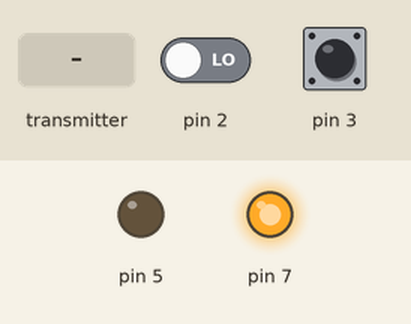
Bench run of a sketch on a simulated Arduino Uno, built with avr-gcc and run on an emulated ATmega328P. Shown: output pins drawn as LEDs (lit = HIGH). Dashed ring = blinking. Inputs (shaded band) come from the test bench; at power-on: pin 2 LOW, pin 3 LOW. No radio packets arrive unless stated; what the sketch prints to the serial monitor is not drawn.

Above: at 1.2 s.
1.3 s: the transmitter starts sending temperature = 0
At 1.8 s:
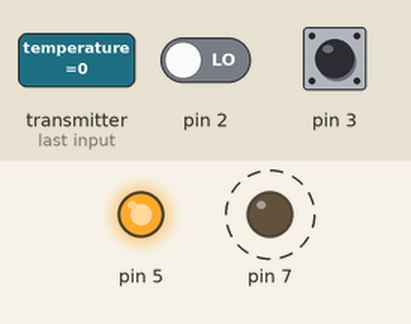
4.3 s: pin 2 driven HIGH
At 7.2 s:
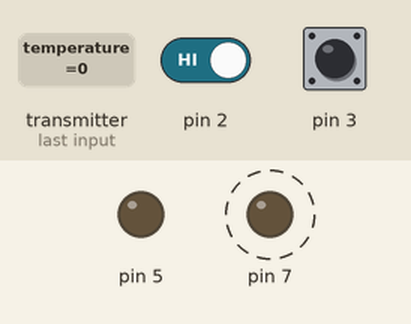
7.3 s: pin 3 driven HIGH
At 8.3 s:
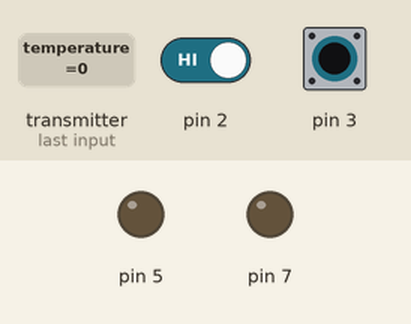
8.8 s: pin 3 driven LOW
At 9.9 s:
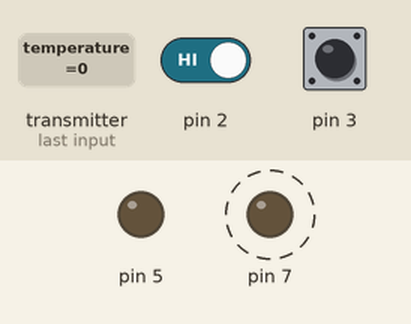
11.8 s: pin 2 driven LOW
At 14.6 s:
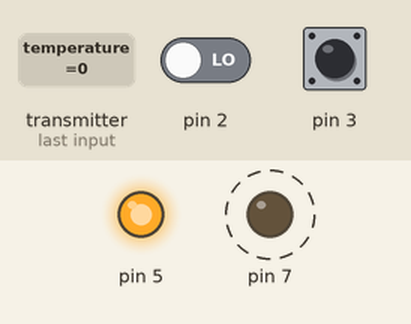
14.8 s: pin 3 pulsed HIGH 5 times (0.12 s each, 0.3 s apart)
Timing chart, 0 to 20.3 s (numbered marks = the images above; inputs shaded):
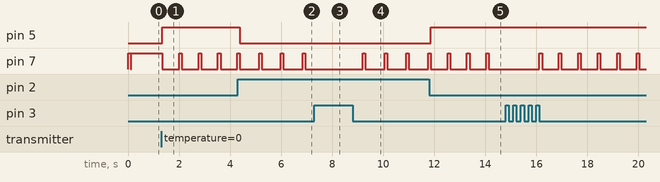

Measured:
- after the input at 1.3 s, pin 5: LOW → HIGH after 0.05 s; pin 7: alternates HIGH for 0.10 s and LOW for 0.66 s, starting after 0.05 s
- after the input at 4.3 s, pin 5: HIGH → LOW after 0.09 s
- after the input at 7.3 s, pin 7: stops changing and stays LOW
- after the input at 8.8 s, pin 7: alternates HIGH for 0.10 s and LOW for 0.75 s, starting after 0.40 s
- after the input at 11.8 s, pin 5: LOW → HIGH after 0.07 s

The sketch:

receiver.ino
```cpp
#include <nRF24L01.h>
#include <RF24.h>
#include <RF24_config.h>

RF24 receive (9,8);    // ce,csn                    //create object called receive
byte address [5] = "00001";                 //create an array with 5 elements, where each element is 1 byte;
int button = 2;
int button4 = 4;
int buttonState;
int buttonState7;


typedef struct
  {
    float temperature = 0;
    float humidity = 0;
    float pressure = 0;
    float altitude = 0;
    float ax = 0;
    float ay = 0;
    float az = 0;
    float gx = 0;
    float gy = 0;
    float gz = 0;

  }Package;

  Package data;


     int i=0;
     int p=0;


void setup() {
  Serial.begin(9600);
  Serial.print("Starting Receiver \n");
  receive.begin();
  receive.openReadingPipe(0,address);      //open reading pipe 0 at address 00001
  receive.setPALevel(RF24_PA_MIN);         //Set RF output to minimum
  receive.setDataRate(RF24_250KBPS);       //set datarate to 250kbps
  receive.setChannel(100);                 //set frequency to channel 100
  receive.startListening();
  pinMode(2,INPUT);
  pinMode(5,OUTPUT);
  pinMode(3,INPUT);
  pinMode(7,OUTPUT);


  }

void loop() {
  int buttonState7 = digitalRead(3);

  if(buttonState7 == 1){
    digitalWrite(7,LOW);

  }
  else{
    //delay1();
                digitalWrite(7,HIGH);
                delay(100);
                digitalWrite(7,LOW);

  }

  if (receive.available())                //check when received data available
  {
   int buttonState = digitalRead(2);


                               if(buttonState == 0){

                                  secondPhase();
                                  }
                                else{
                                   firstPhase();
                                 }
 }

}


void secondPhase(){
                                                 digitalWrite(5,HIGH);
                                                 Serial.println("MARTION ZONE && LUNAR ZONE");

                                                 p++;
                                                 Serial.print("S.N  ");
                                                 Serial.print(p);
                                                 Serial.print("   ");


                                            receive.read(&data, sizeof(data));
                                            Serial.print("Temperature: ");
                                            Serial.print(data.temperature);                //print data to serial monitor
                                            Serial.print(" °C    ");
                                            Serial.print(" Humidity: ");
                                            Serial.print(data.humidity);                   //print data to serial monitor
                                            Serial.print(" %    ");
                                            Serial.print(" Atm pressure: ");
                                            Serial.print(data.pressure);                   //print data to serial monitor
                                            Serial.print(" pascal    ");
                                            Serial.println("    \n");

                                            //add call_sign,Type,TIMESTAMP

                                            delay(600);


}


void firstPhase(){
                                                            digitalWrite(5,LOW);
                                                           Serial.println("DATA DURING DESCEND");
                                                           i++;
                                                           Serial.print("S.N  ");
                                                           Serial.print(i);
                                                           Serial.print("   ");


                                                      receive.read(&data, sizeof(data));
                                                      Serial.print("Temperature: ");
                                                      Serial.print(data.temperature);                //print data to serial monitor
                                                      Serial.print(" °C    ");
                                                      Serial.print(" Humidity: ");
                                                      Serial.print(data.humidity);                   //print data to serial monitor
                                                      Serial.print(" %    ");
                                                      Serial.print(" Atm pressure: ");
                                                      Serial.print(data.pressure);                   //print data to serial monitor
                                                      Serial.print(" pascal    ");
                                                      Serial.print(" Altitude: ");
                                                      Serial.print(data.altitude);
                                                      Serial.print(" meter    ");

                                                                    Serial.print(" ax: ");
                                                                    Serial.print(data.ax);
                                                                    Serial.print("    ");

                                                                    Serial.print(" ay: ");
                                                                    Serial.print(data.ay);
                                                                    Serial.print("    ");

                                                                    Serial.print(" az: ");
                                                                    Serial.print(data.az);
                                                                    Serial.print("    ");

                                                                    Serial.print(" gx: ");
                                                                    Serial.print(data.az);
                                                                    Serial.print("    ");

                                                                    Serial.print(" gy: ");
                                                                    Serial.print(data.az);
                                                                    Serial.print("    ");

                                                                    Serial.print(" gz: ");
                                                                    Serial.print(data.az);
                                                                    Serial.print("    \n");


                                                      delay(600);


}

//void delay1(){
//  digitalWrite(7,HIGH);
//  delay(100);
//  digitalWrite(7,LOW);
//  delay(80);
//}
```
